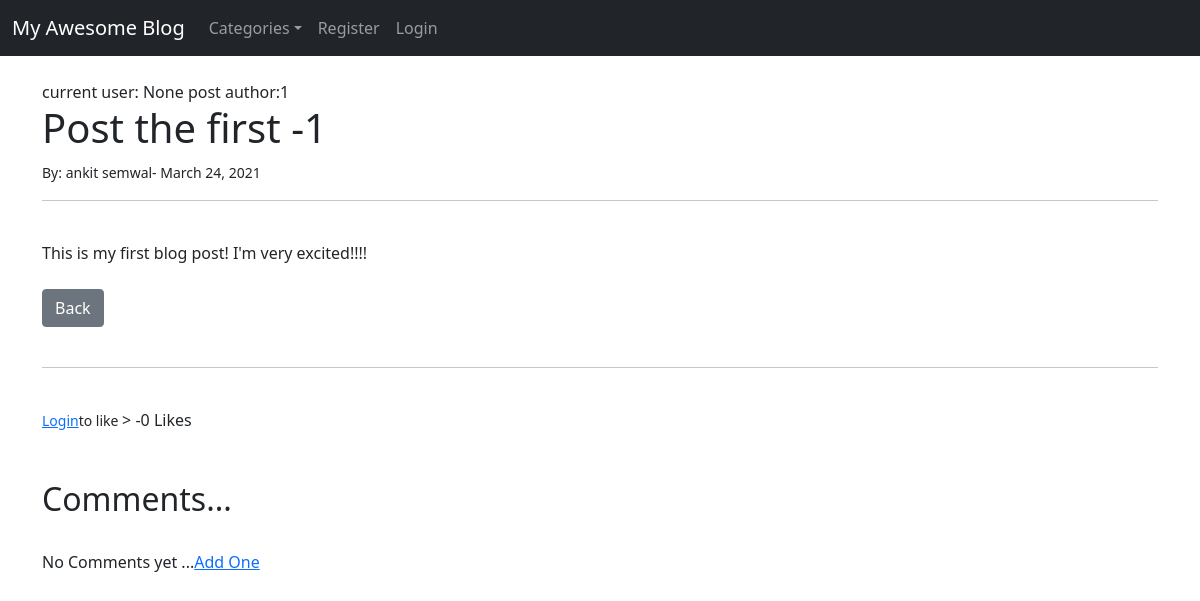
The app's page /article/1 with its own data.
### theblog/models.py (models this page shows, shortened)
class Post(models.Model):
    title = models.CharField(max_length=255)
    title_tag = models.CharField(max_length=255)
    author = models.ForeignKey(User, on_delete=models.CASCADE)
    body = RichTextField(blank=True, null=True)
    post_date = models.DateField(auto_now_add=True)
    category = models.CharField(max_length=255, default='coding')
    likes = models.ManyToManyField(User, related_name='blog_posts')
    def total_likes(self):
        return self.likes.count()

### theblog/views.py (the view)
# urls.py: path('article/<int:pk>', ArticleDetailView.as_view(),name='article-detail'),
class ArticleDetailView(DetailView):
    model = Post
    template_name = 'article_details.html'
    def get_context_data(self, *args, **kwargs):
        cat_menu = Category.objects.all()
        context = super(ArticleDetailView, self).get_context_data(*args, **kwargs)
        stuff = get_object_or_404(Post, id=self.kwargs['pk'])
        total_likes = stuff.total_likes()
        liked = False
        if stuff.likes.filter(id=self.request.user.id).exists():
            liked = True
        context["cat_menu"] = cat_menu
        context["total_likes"] = total_likes
        context["liked"] = liked
        return context

### theblog/models.py (called while the page is built)
    def __str__(self):
        return self.name

### theblog/templates/article_details.html (shortened to what this page needs)
{% extends 'base.html' %}
{% block content %}
current user: {{ user.id }}
post author:{{ post.author.id }}
    <h1> {{ post.title }} -{{ post.author.id }} </h1>
    <small>By:
         {{ post.author.first_name }}
         {{post.author.last_name }}-
         {{ post.post_date }}
</small><br/>
<hr>
<br/>
{{ post.body | safe }}
<br/><br/>
<a href="{% url 'home' %}" class="btn btn-secondary" >Back </a>
<br/><br/>
<hr>
<br/>
<form action= "{% url 'like_post' post.pk %}" method="POST">
   {% if user.is_authenticated %}
      {% if liked %}
      <button type="submit" , name="post_id", value="{{ post.id }}", class="btn btn-danger btn-sm">unlike</button>
      {% else %}
      <button type="submit" , name="post_id", value="{{ post.id }}", class="btn btn-primary btn-sm">Like</button>
      {% endif %}
   {% else %}
      <small> <a href="{% url 'login' %}" >Login</a>to like </small>>
   {% endif %}
     -{{ total_likes }} Likes
     </form>
    <br/><br/>
    <h2>Comments...</h2>
    <br/>
    {% if not post.comments.all %}
        No Comments yet ...<a href="{% url 'add_comment' post.pk %}">Add One</a>
    {% endif %}
    <br/>
{% endblock %}

### records on screen
Post: author.id "1", title "Post the first", author.first_name "ankit", author.last_name "semwal", post_date "March 24, 2021", body "This is my first blog post! I'm very excited!!!!"

### other values on screen
{{ user.id }} "None"
{{ total_likes }} "0"
